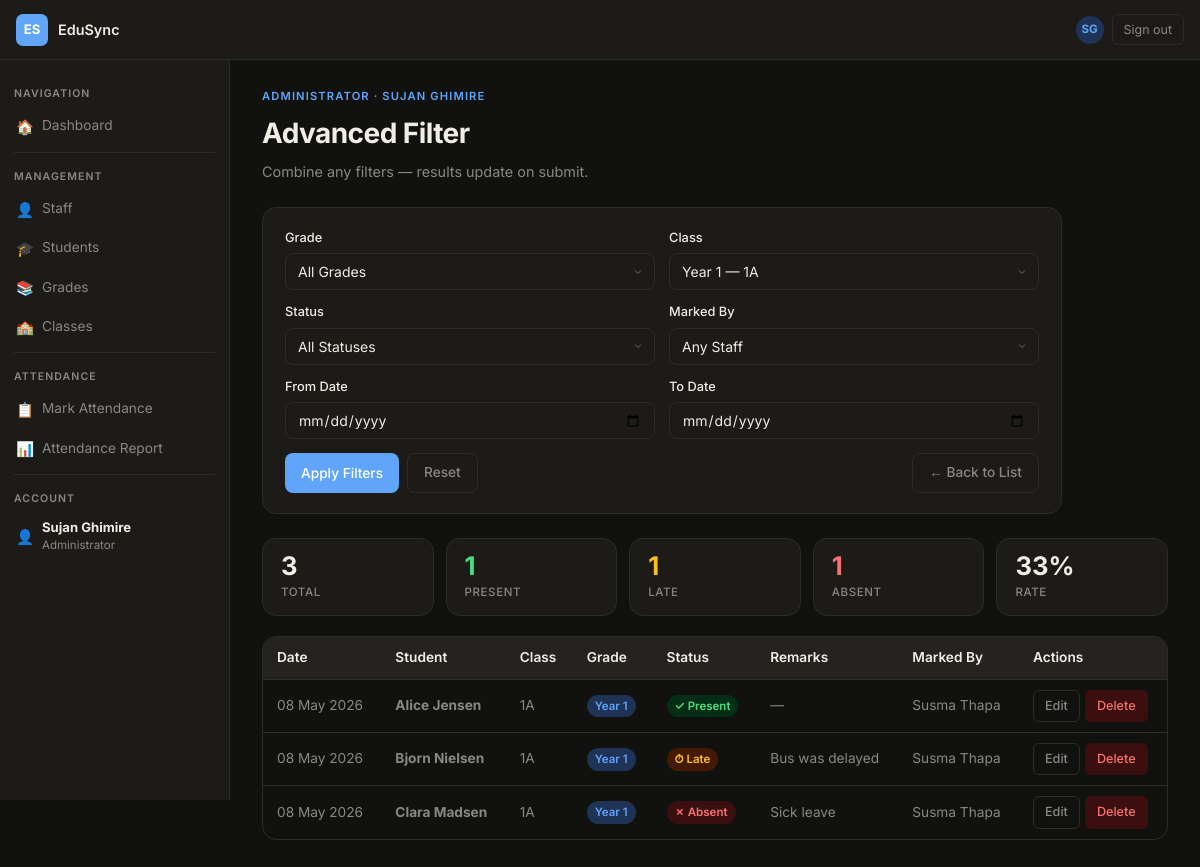
/attendance/filter.php?classId=1 (signed in), run on the app's committed database.
### tables this page shows
CREATE TABLE tblStaff (
  staffId        INT AUTO_INCREMENT PRIMARY KEY,                          
  fullName       VARCHAR(100) NOT NULL,                                   
  username       VARCHAR(50)  NOT NULL UNIQUE,                            
  passwordHash   VARCHAR(255) NOT NULL,                                   
  role           ENUM('Administrator','Teacher','Headteacher') NOT NULL,  
  isStaffActive  BOOLEAN      NOT NULL DEFAULT TRUE,                      
  staffCreatedAt DATETIME     NOT NULL                                    
);

CREATE TABLE tblAttendance (
  attendanceId INT AUTO_INCREMENT PRIMARY KEY,             
  studentId    INT          NOT NULL,                      
  classId      INT          NOT NULL,                      
  markedById   INT          NOT NULL,                      
  date         DATE         NOT NULL,                      
  status       ENUM('present','absent','late') NOT NULL,   
  notes        VARCHAR(255) DEFAULT NULL,                  
  FOREIGN KEY (studentId)  REFERENCES tblStudent(studentId),
  FOREIGN KEY (classId)    REFERENCES tblClass(classId),
  FOREIGN KEY (markedById) REFERENCES tblStaff(staffId)
);

CREATE TABLE tblStudent (
  studentId        INT AUTO_INCREMENT PRIMARY KEY,   
  fullName         VARCHAR(100) NOT NULL,             
  dateOfBirth      DATE         NOT NULL,             
  gradeId          INT          NOT NULL,             
  classId          INT          NOT NULL,             
  isStudentActive  BOOLEAN      NOT NULL DEFAULT TRUE,  
  studentCreatedAt DATETIME     NOT NULL,             
  FOREIGN KEY (gradeId) REFERENCES tblGrade(gradeId),
  FOREIGN KEY (classId) REFERENCES tblClass(classId)
);

CREATE TABLE tblClass (
  classId        INT AUTO_INCREMENT PRIMARY KEY,   
  className      VARCHAR(50)  NOT NULL,             
  gradeId        INT          NOT NULL,             
  classTeacherID INT          NOT NULL,             
  isClassActive  BOOLEAN      NOT NULL DEFAULT TRUE,  
  classCreatedAt DATETIME     NOT NULL,             
  FOREIGN KEY (gradeId)        REFERENCES tblGrade(gradeId),
  FOREIGN KEY (classTeacherID) REFERENCES tblStaff(staffId)
);

CREATE TABLE tblGrade (
  gradeId        INT AUTO_INCREMENT PRIMARY KEY,   
  gradeName      VARCHAR(50)  NOT NULL UNIQUE,     
  description    VARCHAR(255) DEFAULT NULL,        
  isGradeActive  BOOLEAN      NOT NULL DEFAULT TRUE,  
  displayOrder   INT          NOT NULL DEFAULT 0,  
  gradeCreatedAt DATETIME     NOT NULL,            
  updatedAt      DATETIME     DEFAULT NULL         
);

### attendance/filter.php (the view, shortened to what this page needs)
<?php
$sessionUser = $_SESSION['user'];
$pdo = db();
$fClass  = (int)($_GET['classId']  ?? 0);
$fGrade  = (int)($_GET['gradeId']  ?? 0);
$fStatus = $_GET['status']         ?? '';
$fFrom   = $_GET['from']           ?? '';
$fTo     = $_GET['to']             ?? '';
$fStaff  = (int)($_GET['staffId']  ?? 0);
$classes = $pdo->query("
    SELECT c.classId, c.className, g.gradeName, g.gradeId
    FROM tblClass c
    LEFT JOIN tblGrade g ON g.gradeId = c.gradeId
    WHERE c.isClassActive = TRUE
    ORDER BY g.gradeId ASC, c.className ASC
")->fetchAll();
$staff  = $pdo->query("SELECT staffId, fullName FROM tblStaff ORDER BY fullName ASC")->fetchAll();
$where  = ['1=1'];
$params = [];
if ($fClass) { $where[] = 'a.classId = ?';  $params[] = $fClass; }
$whereSQL = implode(' AND ', $where);
$records = [];
$hasFilter = $fClass || $fGrade || $fStatus || $fFrom || $fTo || $fStaff;
if ($hasFilter) {
    $stmt = $pdo->prepare("
        SELECT
            a.attendanceId, a.date, a.status, a.notes,
            s.fullName   AS studentName,
            c.className,
            g.gradeName,
            st.fullName  AS markedByName
        FROM tblAttendance a
        LEFT JOIN tblStudent s  ON s.studentId  = a.studentId
        LEFT JOIN tblClass   c  ON c.classId    = a.classId
        LEFT JOIN tblGrade   g  ON g.gradeId    = c.gradeId
        LEFT JOIN tblStaff   st ON st.staffId   = a.markedById
        WHERE $whereSQL
        ORDER BY a.date DESC, g.gradeId ASC, c.className ASC, s.fullName ASC
    ");
    $stmt->execute($params);
    $records = $stmt->fetchAll();
}
$summary = ['present' => 0, 'absent' => 0, 'late' => 0];
foreach ($records as $r) {
    if (isset($summary[$r['status']])) $summary[$r['status']]++;
}
$total = count($records);
?>
<!DOCTYPE html>
<html lang="en" data-theme="dark">
<head>
<link rel="stylesheet" href="style.css">
</head>
<body>
<nav class="topnav" id="topnav"></nav>
<div class="app-layout">
  <aside class="sidebar" id="sidebar"></aside>
  <main class="content">
    <div class="page-eyebrow"><?= htmlspecialchars($sessionUser['role']) ?> · <?= htmlspecialchars($sessionUser['fullName']) ?></div>
    <div class="page-title">Advanced Filter</div>
    <div class="page-sub">Combine any filters — results update on submit.</div>
    <form method="GET" action="filter.php" class="card" style="max-width:800px;margin-bottom:24px;">
      <div class="form-row" style="margin-bottom:12px;">
        <div class="form-group" style="margin-bottom:0;">
          <label class="form-label">Grade</label>
          <select class="form-select" name="gradeId">
            <option value="">All Grades</option>
          </select>
        </div>
        <div class="form-group" style="margin-bottom:0;">
          <label class="form-label">Class</label>
          <select class="form-select" name="classId">
            <?php foreach ($classes as $c): ?>
              <option value="<?= $c['classId'] ?>" <?= $fClass === (int)$c['classId'] ? 'selected' : '' ?>>
                <?= htmlspecialchars($c['gradeName'] . ' — ' . $c['className']) ?>
              </option>
            <?php endforeach; ?>
          </select>
        </div>
      </div>
      <div class="form-row" style="margin-bottom:12px;">
        <div class="form-group" style="margin-bottom:0;">
          <label class="form-label">Status</label>
          <select class="form-select" name="status">
            <option value="">All Statuses</option>
          </select>
        </div>
        <div class="form-group" style="margin-bottom:0;">
          <label class="form-label">Marked By</label>
          <select class="form-select" name="staffId">
            <option value="">Any Staff</option>
          </select>
        </div>
      </div>
      <div class="form-row" style="margin-bottom:14px;">
        <div class="form-group" style="margin-bottom:0;">
          <label class="form-label">From Date</label>
          <input class="form-input" type="date" name="from" value="<?= htmlspecialchars($fFrom) ?>">
        </div>
        <div class="form-group" style="margin-bottom:0;">
          <label class="form-label">To Date</label>
          <input class="form-input" type="date" name="to" value="<?= htmlspecialchars($fTo) ?>">
        </div>
      </div>
      <div style="display:flex;gap:8px;flex-wrap:wrap;">
        <button type="submit" class="btn btn-primary">Apply Filters</button>
        <a href="filter.php" class="btn btn-ghost">Reset</a>
        <a href="list.php"   class="btn btn-ghost" style="margin-left:auto;">← Back to List</a>
      </div>
    </form>
    <?php if (!$hasFilter): ?>
      <div class="callout callout-info" style="background:var(--accent-soft);border-left:3px solid var(--accent);color:var(--text);">
        ℹ️ Select at least one filter above and click Apply Filters to see results.
      </div>
    <?php else: ?>
      <?php if ($total > 0): ?>
        <div class="report-summary">
          <div class="summary-card"><div class="summary-value"><?= $total ?></div><div class="summary-label">Total</div></div>
          <div class="summary-card summary-present"><div class="summary-value"><?= $summary['present'] ?></div><div class="summary-label">Present</div></div>
          <div class="summary-card summary-late"><div class="summary-value"><?= $summary['late'] ?></div><div class="summary-label">Late</div></div>
          <div class="summary-card summary-absent"><div class="summary-value"><?= $summary['absent'] ?></div><div class="summary-label">Absent</div></div>
          <div class="summary-card">
            <div class="summary-value"><?= $total > 0 ? round(($summary['present'] / $total) * 100) : 0 ?>%</div>
            <div class="summary-label">Rate</div>
          </div>
        </div>
      <?php endif; ?>
      <div class="table-wrap">
        <table>
          <thead>
            <tr><th>Date</th><th>Student</th><th>Class</th><th>Grade</th><th>Status</th><th>Remarks</th><th>Marked By</th><th>Actions</th></tr>
          </thead>
          <tbody>
            <?php if (empty($records)): ?>
              <tr><td colspan="8">
                <div class="empty-state">
                  <div class="empty-icon">🔍</div>
                  <p>No records match the selected filters.</p>
                </div>
              </td></tr>
            <?php else: ?>
              <?php foreach ($records as $r): ?>
              <tr>
                <td><?= date('d M Y', strtotime($r['date'])) ?></td>
                <td><strong><?= htmlspecialchars($r['studentName'] ?? '—') ?></strong></td>
                <td><?= htmlspecialchars($r['className'] ?? '—') ?></td>
                <td><span class="badge badge-blue"><?= htmlspecialchars($r['gradeName'] ?? '—') ?></span></td>
                <td>
                  <?php if ($r['status'] === 'present'): ?>
                    <span class="badge badge-green">✓ Present</span>
                  <?php elseif ($r['status'] === 'late'): ?>
                    <span class="badge badge-yellow">⏱ Late</span>
                  <?php else: ?>
                    <span class="badge badge-red">✗ Absent</span>
                  <?php endif; ?>
                </td>
                <td><?= htmlspecialchars($r['notes'] ?? '—') ?></td>
                <td><?= htmlspecialchars($r['markedByName'] ?? '—') ?></td>
                <td>
                  <div class="action-row">
                    <a href="edit.php?id=<?= $r['attendanceId'] ?>" class="btn btn-ghost btn-sm">Edit</a>
                    <a href="delete.php?id=<?= $r['attendanceId'] ?>" class="btn btn-danger btn-sm">Delete</a>
                  </div>
                </td>
              </tr>
              <?php endforeach; ?>
            <?php endif; ?>
          </tbody>
        </table>
      </div>
    <?php endif; ?>
  </main>
</div>
</body>
</html>

### data on the page
tblstaff: fullName "SUJAN GHIMIRE"
tblattendance: date "08 May 2026", studentId.fullName "Alice Jensen", classId.className "1A", tblgrade.gradeName "Year 1", status "✓ Present", notes "—", markedById.fullName "Susma Thapa"
tblattendance: date "08 May 2026", studentId.fullName "Bjorn Nielsen", classId.className "1A", tblgrade.gradeName "Year 1", status "⏱ Late", notes "Bus was delayed", markedById.fullName "Susma Thapa"
tblattendance: date "08 May 2026", studentId.fullName "Clara Madsen", classId.className "1A", tblgrade.gradeName "Year 1", status "✗ Absent", notes "Sick leave", markedById.fullName "Susma Thapa"

### other printed values
$sessionUser['role'] "ADMINISTRATOR"
$total "3"
$summary['present'] "1"
$summary['late'] "1"
$summary['absent'] "1"
form field classId "Year 1 — 1A"
